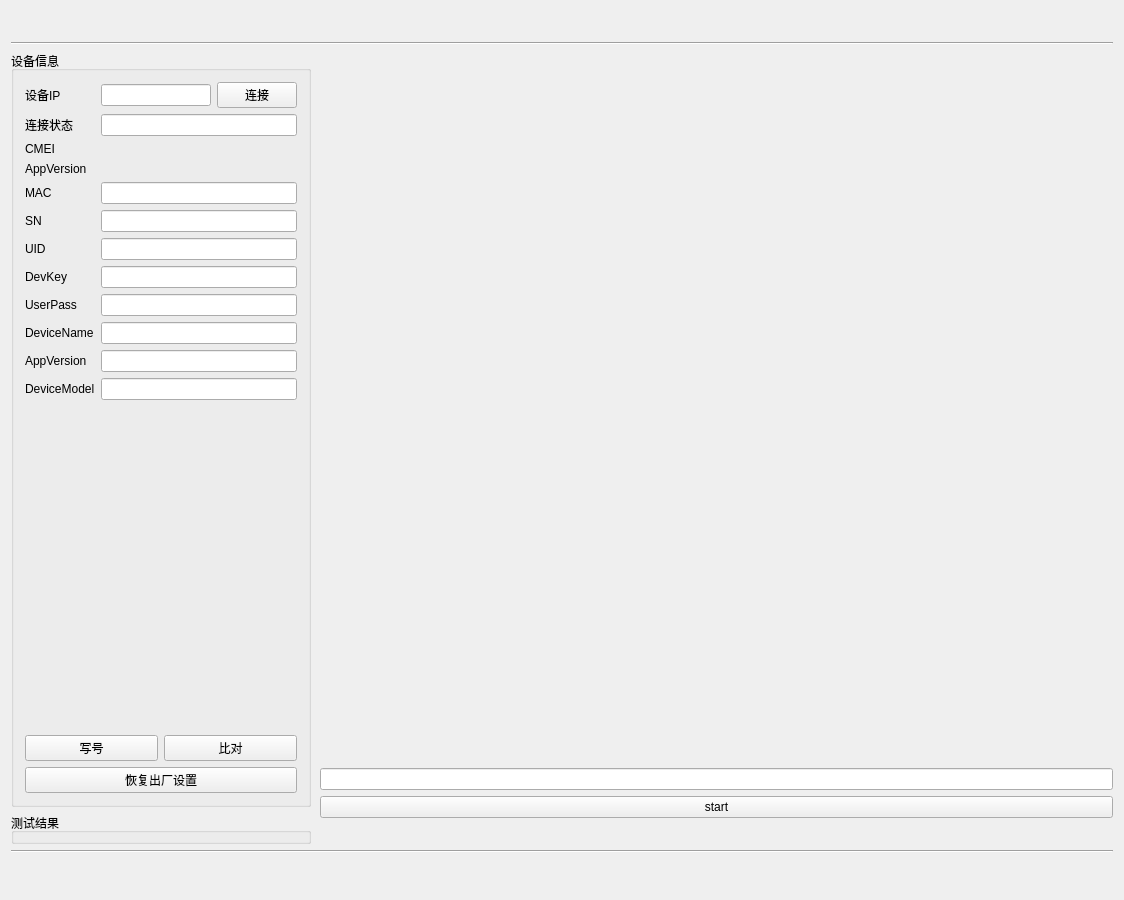
<?xml version="1.0" encoding="UTF-8"?>
<ui version="4.0">
 <class>IPCTestDemo</class>
 <widget class="QWidget" name="IPCTestDemo">
  <property name="geometry">
   <rect>
    <x>0</x>
    <y>0</y>
    <width>1124</width>
    <height>900</height>
   </rect>
  </property>
  <property name="windowTitle">
   <string>IPCTestDemo</string>
  </property>
  <layout class="QGridLayout" name="gridLayout_2">
   <item row="0" column="0">
    <widget class="TitleGui" name="widget" native="true">
     <property name="minimumSize">
      <size>
       <width>0</width>
       <height>25</height>
      </size>
     </property>
     <property name="maximumSize">
      <size>
       <width>16777215</width>
       <height>25</height>
      </size>
     </property>
    </widget>
   </item>
   <item row="1" column="0">
    <widget class="Line" name="line">
     <property name="orientation">
      <enum>Qt::Horizontal</enum>
     </property>
    </widget>
   </item>
   <item row="2" column="0">
    <widget class="QWidget" name="widget_3" native="true">
     <property name="sizePolicy">
      <sizepolicy hsizetype="Expanding" vsizetype="Expanding">
       <horstretch>0</horstretch>
       <verstretch>0</verstretch>
      </sizepolicy>
     </property>
     <layout class="QGridLayout" name="gridLayout">
      <property name="leftMargin">
       <number>0</number>
      </property>
      <property name="topMargin">
       <number>0</number>
      </property>
      <property name="rightMargin">
       <number>0</number>
      </property>
      <property name="bottomMargin">
       <number>0</number>
      </property>
      <property name="spacing">
       <number>0</number>
      </property>
      <item row="0" column="0">
       <layout class="QHBoxLayout" name="horizontalLayout">
        <property name="spacing">
         <number>0</number>
        </property>
        <item>
         <widget class="QWidget" name="widget_4" native="true">
          <layout class="QVBoxLayout" name="verticalLayout">
           <property name="leftMargin">
            <number>0</number>
           </property>
           <property name="topMargin">
            <number>0</number>
           </property>
           <property name="rightMargin">
            <number>0</number>
           </property>
           <property name="bottomMargin">
            <number>0</number>
           </property>
           <item>
            <widget class="QGroupBox" name="groupBox_2">
             <property name="sizePolicy">
              <sizepolicy hsizetype="Fixed" vsizetype="Preferred">
               <horstretch>0</horstretch>
               <verstretch>0</verstretch>
              </sizepolicy>
             </property>
             <property name="minimumSize">
              <size>
               <width>300</width>
               <height>0</height>
              </size>
             </property>
             <property name="title">
              <string>设备信息</string>
             </property>
             <layout class="QVBoxLayout" name="verticalLayout_5">
              <item>
               <layout class="QVBoxLayout" name="verticalLayout_4">
                <property name="spacing">
                 <number>6</number>
                </property>
                <item>
                 <layout class="QGridLayout" name="gridLayout_4">
                  <item row="0" column="2">
                   <layout class="QHBoxLayout" name="horizontalLayout_3">
                    <item>
                     <widget class="QLineEdit" name="lineEdit_IP"/>
                    </item>
                    <item>
                     <widget class="QPushButton" name="pushButton_2">
                      <property name="text">
                       <string>连接</string>
                      </property>
                     </widget>
                    </item>
                   </layout>
                  </item>
                  <item row="4" column="0">
                   <widget class="QLabel" name="label_MAC">
                    <property name="text">
                     <string>MAC</string>
                    </property>
                   </widget>
                  </item>
                  <item row="9" column="0">
                   <widget class="QLabel" name="label_DeviceName">
                    <property name="text">
                     <string>DeviceName</string>
                    </property>
                   </widget>
                  </item>
                  <item row="6" column="2">
                   <widget class="QLineEdit" name="lineEdit_UID"/>
                  </item>
                  <item row="2" column="2">
                   <widget class="QWidget" name="SN_widget" native="true"/>
                  </item>
                  <item row="0" column="0">
                   <widget class="QLabel" name="label_IP">
                    <property name="text">
                     <string>设备IP</string>
                    </property>
                   </widget>
                  </item>
                  <item row="1" column="2">
                   <widget class="QLineEdit" name="lineEdit_connect"/>
                  </item>
                  <item row="7" column="2">
                   <widget class="QLineEdit" name="lineEdit_DevKey"/>
                  </item>
                  <item row="5" column="2">
                   <widget class="QLineEdit" name="lineEdit_SN"/>
                  </item>
                  <item row="10" column="0">
                   <widget class="QLabel" name="label_AppVersion">
                    <property name="text">
                     <string>AppVersion</string>
                    </property>
                   </widget>
                  </item>
                  <item row="7" column="0">
                   <widget class="QLabel" name="label_DevKey">
                    <property name="text">
                     <string>DevKey</string>
                    </property>
                   </widget>
                  </item>
                  <item row="1" column="0">
                   <widget class="QLabel" name="label_connect">
                    <property name="text">
                     <string>连接状态</string>
                    </property>
                   </widget>
                  </item>
                  <item row="11" column="0">
                   <widget class="QLabel" name="label_DeviceModel">
                    <property name="text">
                     <string>DeviceModel</string>
                    </property>
                   </widget>
                  </item>
                  <item row="9" column="2">
                   <widget class="QLineEdit" name="lineEdit_DeviceName"/>
                  </item>
                  <item row="6" column="0">
                   <widget class="QLabel" name="label_UID">
                    <property name="text">
                     <string>UID</string>
                    </property>
                   </widget>
                  </item>
                  <item row="3" column="0">
                   <widget class="QLabel" name="AppVersion_label">
                    <property name="text">
                     <string>AppVersion</string>
                    </property>
                   </widget>
                  </item>
                  <item row="10" column="2">
                   <widget class="QLineEdit" name="lineEdit_AppVersion"/>
                  </item>
                  <item row="4" column="2">
                   <widget class="QLineEdit" name="lineEdit_MAC"/>
                  </item>
                  <item row="11" column="2">
                   <widget class="QLineEdit" name="lineEdit_DeviceModel"/>
                  </item>
                  <item row="8" column="2">
                   <widget class="QLineEdit" name="lineEdit_UserPass"/>
                  </item>
                  <item row="8" column="0">
                   <widget class="QLabel" name="label_UserPass">
                    <property name="text">
                     <string>UserPass</string>
                    </property>
                   </widget>
                  </item>
                  <item row="3" column="2">
                   <widget class="QWidget" name="AppVersion_widget" native="true"/>
                  </item>
                  <item row="5" column="0">
                   <widget class="QLabel" name="label_SN">
                    <property name="text">
                     <string>SN</string>
                    </property>
                   </widget>
                  </item>
                  <item row="2" column="0">
                   <widget class="QLabel" name="label_CMEI">
                    <property name="text">
                     <string>CMEI</string>
                    </property>
                   </widget>
                  </item>
                 </layout>
                </item>
                <item>
                 <spacer name="verticalSpacer">
                  <property name="orientation">
                   <enum>Qt::Vertical</enum>
                  </property>
                  <property name="sizeHint" stdset="0">
                   <size>
                    <width>20</width>
                    <height>40</height>
                   </size>
                  </property>
                 </spacer>
                </item>
                <item>
                 <layout class="QHBoxLayout" name="horizontalLayout_4">
                  <item>
                   <widget class="QPushButton" name="write_Button">
                    <property name="text">
                     <string>写号</string>
                    </property>
                   </widget>
                  </item>
                  <item>
                   <widget class="QPushButton" name="compar_Button">
                    <property name="text">
                     <string>比对</string>
                    </property>
                   </widget>
                  </item>
                 </layout>
                </item>
                <item>
                 <widget class="QPushButton" name="default_Button">
                  <property name="text">
                   <string>恢复出厂设置</string>
                  </property>
                 </widget>
                </item>
                <item>
                 <layout class="QHBoxLayout" name="horizontalLayout_2"/>
                </item>
               </layout>
              </item>
             </layout>
            </widget>
           </item>
           <item>
            <widget class="QGroupBox" name="groupBox_3">
             <property name="minimumSize">
              <size>
               <width>300</width>
               <height>0</height>
              </size>
             </property>
             <property name="title">
              <string>测试结果</string>
             </property>
            </widget>
           </item>
          </layout>
         </widget>
        </item>
        <item>
         <widget class="QWidget" name="widget_5" native="true">
          <layout class="QVBoxLayout" name="verticalLayout_2">
           <property name="leftMargin">
            <number>9</number>
           </property>
           <property name="topMargin">
            <number>0</number>
           </property>
           <property name="rightMargin">
            <number>0</number>
           </property>
           <property name="bottomMargin">
            <number>0</number>
           </property>
           <item>
            <widget class="QLabel" name="label">
             <property name="text">
              <string/>
             </property>
            </widget>
           </item>
           <item>
            <widget class="QLineEdit" name="lineEdit"/>
           </item>
           <item>
            <widget class="QPushButton" name="pushButton">
             <property name="text">
              <string>start</string>
             </property>
            </widget>
           </item>
           <item>
            <widget class="QLabel" name="label_2">
             <property name="maximumSize">
              <size>
               <width>16777215</width>
               <height>20</height>
              </size>
             </property>
             <property name="text">
              <string/>
             </property>
            </widget>
           </item>
          </layout>
         </widget>
        </item>
       </layout>
      </item>
     </layout>
    </widget>
   </item>
   <item row="3" column="0">
    <widget class="Line" name="line_2">
     <property name="orientation">
      <enum>Qt::Horizontal</enum>
     </property>
    </widget>
   </item>
   <item row="4" column="0">
    <widget class="QWidget" name="widget_2" native="true">
     <property name="minimumSize">
      <size>
       <width>0</width>
       <height>30</height>
      </size>
     </property>
     <property name="maximumSize">
      <size>
       <width>16777215</width>
       <height>30</height>
      </size>
     </property>
    </widget>
   </item>
  </layout>
 </widget>
 <layoutdefault spacing="6" margin="11"/>
 <customwidgets>
  <customwidget>
   <class>TitleGui</class>
   <extends>QWidget</extends>
   <header location="global">../../../TitleGui.h</header>
   <container>1</container>
  </customwidget>
 </customwidgets>
 <resources/>
 <connections/>
</ui>
